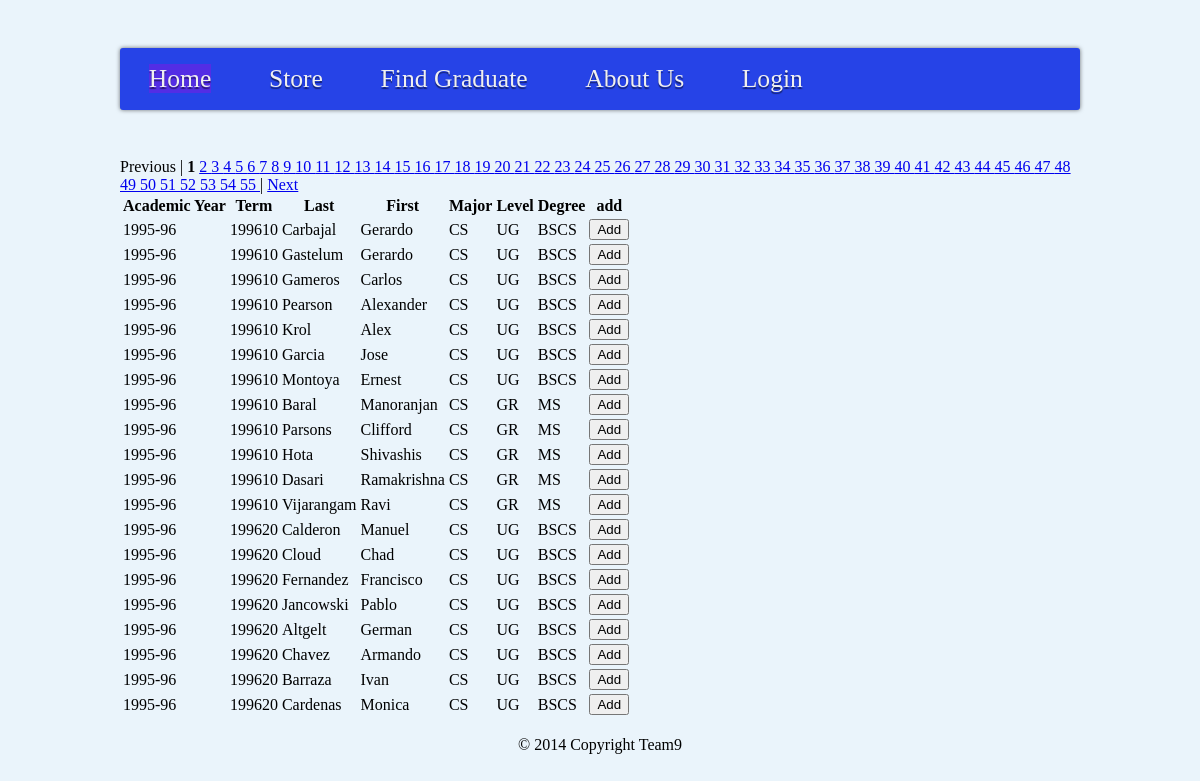
/gradList.php, run on the app's committed database.
### tables this page shows
CREATE TABLE master (
	master_id INT(11) NOT NULL AUTO_INCREMENT,
	academicyear VARCHAR(30) NULL,
	term INT(11) NULL,
	last VARCHAR(30)NULL,
	first VARCHAR(30) NULL,
	major VARCHAR(30) NULL,
	level VARCHAR(30) NULL,
	degree VARCHAR(30) NULL,
	PRIMARY KEY (master_id)
);

### gradList.php (the view, shortened to what this page needs)
<?PHP
	require_once("./include/pager.php");
	$p = new Pager;
	$limit = 20;
	$dbQuery = "";
	$start = $p->findStart($limit);
	$var = isset($_GET['searchGrad']) && $_GET['searchGrad'] != "" ? "'.*" . $_GET["searchGrad"] .".*'" : null;
	$qry = "SELECT * FROM master ";
	$qry .= $var != null ?
			" WHERE academicyear REGEXP $var or term REGEXP $var or last REGEXP $var or first REGEXP $var or major REGEXP $var or level REGEXP $var or degree REGEXP $var "
			: "";
	$count = mysql_num_rows(mysql_query($qry));
	$pages = $p->findPages($count, $limit);
	$dbQuery .= $qry . "  ORDER BY master_id ASC LIMIT " . $start . ", " . $limit;
	$result = mysql_query($dbQuery) or die("Couldn't get file list");
?>
<html>
	<head lang="en">
		<link rel="stylesheet" href="css/main.css">
		<link rel="stylesheet" href="css/table.css">
	</head>
	<body>
		<div id="navigation_container">
			<?PHP include './menu.php' ?>
		</div>
		<table  class="sortable">
				<thead>
					<tr>
						<th scope="col">Academic Year</th>
						<th scope="col">Term</th>
						<th scope="col">Last</th>
						<th scope="col">First</th>
						<th scope="col">Major</th>
						<th scope="col">Level</th>
						<th scope="col">Degree</th>
						<th scope="col">add</th>
					</tr>
				</thead>
			<?PHP
				$next_prev = $p->nextPrev($_GET['page'], $pages);
				echo "<div id='division'>" . $next_prev .  " </div>";
				while($row = mysql_fetch_assoc($result)){
					$num_rows++;?>
				<tr>
					<td>
						<?PHP echo $row['academicyear']?>
					</td>
					<td>
						<?PHP echo $row['term'] ?>
					</td>
					<td>
						<?PHP echo $row['last'] ?>
					</td>
					<td>
						<?PHP echo $row['first'] ?>
					</td>
					<td>
						<?PHP echo $row['major'] ?>
					</td>
					<td>
						<?PHP echo $row['level'] ?>
					</td>
					<td>
						<?PHP echo $row['degree'] ?>
					</td>
					<td>
							<input type="submit" name="addUser" onclick="<?PHP=$configSite->addUser(); ?>" value="Add"/>
					</td>
				</tr>
				<?PHP } ?>
		</table>
		<div>
			<?PHP include './footer.php'; ?>
		</div>
	</body>
</html>

### css/main.css (style rules this page uses)
html { background: #eaf4fb url('<span class="skimlinks-unlinked">bottom_bg.jpg</span>') bottom center no-repeat; }
body { background: transparent url('<span class="skimlinks-unlinked">top_bg.png</span>') top center no-repeat; width: 100%; height: 100%; margin: 0 0; }
#navigation_container { margin: 0 auto; width: 960px; }

### css/table.css (style rules this page uses)
thead { border-width: 1px; border-style: solid; }

### data on the page
master: academicyear "1995-96", term "199610", last "Carbajal", first "Gerardo", major "CS", level "UG", degree "BSCS"
master: academicyear "1995-96", term "199610", last "Gastelum", first "Gerardo", major "CS", level "UG", degree "BSCS"
master: academicyear "1995-96", term "199610", last "Gameros", first "Carlos", major "CS", level "UG", degree "BSCS"
master: academicyear "1995-96", term "199610", last "Pearson", first "Alexander", major "CS", level "UG", degree "BSCS"
master: academicyear "1995-96", term "199610", last "Krol", first "Alex", major "CS", level "UG", degree "BSCS"
master: academicyear "1995-96", term "199610", last "Garcia", first "Jose", major "CS", level "UG", degree "BSCS"
master: academicyear "1995-96", term "199610", last "Montoya", first "Ernest", major "CS", level "UG", degree "BSCS"
master: academicyear "1995-96", term "199610", last "Baral", first "Manoranjan", major "CS", level "GR", degree "MS"
master: academicyear "1995-96", term "199610", last "Parsons", first "Clifford", major "CS", level "GR", degree "MS"
master: academicyear "1995-96", term "199610", last "Hota", first "Shivashis", major "CS", level "GR", degree "MS"
master: academicyear "1995-96", term "199610", last "Dasari", first "Ramakrishna", major "CS", level "GR", degree "MS"
master: academicyear "1995-96", term "199610", last "Vijarangam", first "Ravi", major "CS", level "GR", degree "MS"
master: academicyear "1995-96", term "199620", last "Calderon", first "Manuel", major "CS", level "UG", degree "BSCS"
master: academicyear "1995-96", term "199620", last "Cloud", first "Chad", major "CS", level "UG", degree "BSCS"
master: academicyear "1995-96", term "199620", last "Fernandez", first "Francisco", major "CS", level "UG", degree "BSCS"
master: academicyear "1995-96", term "199620", last "Jancowski", first "Pablo", major "CS", level "UG", degree "BSCS"
master: academicyear "1995-96", term "199620", last "Altgelt", first "German", major "CS", level "UG", degree "BSCS"
master: academicyear "1995-96", term "199620", last "Chavez", first "Armando", major "CS", level "UG", degree "BSCS"
master: academicyear "1995-96", term "199620", last "Barraza", first "Ivan", major "CS", level "UG", degree "BSCS"
master: academicyear "1995-96", term "199620", last "Cardenas", first "Monica", major "CS", level "UG", degree "BSCS"

### other printed values
$next_prev "| |"
